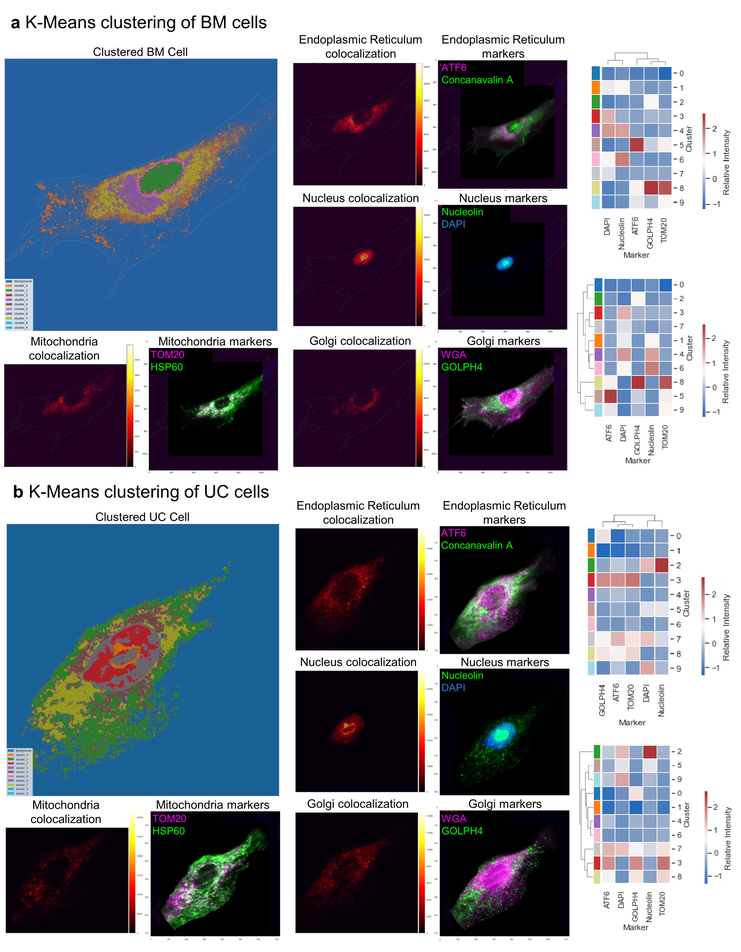
#> input picture Criteria Testing/data/Figure 10.tiff, 741 x 952 px, shrunk from 2100 x 2700 before the run; its folder holds only this picture in this run
$ jupyter execute 03_pixelCountScore.ipynb
#> lines starting #> are read from the running program, lines starting #| are printed output that depends on the picture
# Creating Pixel Count Baseline Measurements

## Importing all of the needed libraries

[cell 1]
import os
from PIL import Image
import pathlib
import numpy as np
import pandas as pd
import matplotlib.pyplot as plt
import cv2

curPlace = os.getcwd()
Place = curPlace + '\data'
placePath = pathlib.Path(Place)
allFiles = list(placePath.iterdir())

## Counting all of the Pixels in each Image

[cell 2]
nameList = np.array(['Name'])
totalPixCount = np.array([1,1,1])

for i in allFiles:
    curImage = Image.open(i)
#> curImage is the input picture: PIL image 741x952 RGB; mean R, G, B 120.3, 126.5, 140
    pathString = str(i)
    ind = pathString.find('Figure')
    length = len(pathString)
    name = pathString[ind:length]

    ind = name.find('.')
    name = np.array(name[0:ind])
    nameList = np.vstack((nameList, name))

    size = curImage.size
#> size = (741, 952)
    width = size[0]
#> width = 741
    height = size[1]
#> height = 952
    pix = curImage.load()

    whitePix = 0
    nonWhitePix = 0
    j = 0

    while j < width:
        z = 0
        while z < height:
            curPix = pix[j,z]

            if (curPix[0] >= 250) & (curPix[1] >= 250) & (curPix[2] >= 250):
                whitePix = whitePix + 1
            else:
                nonWhitePix = nonWhitePix + 1
            z = z + 1
        j = j + 1
#> after the loop, j = 741; nonWhitePix = 477539; whitePix = 227893

    pixArr = np.array([whitePix, nonWhitePix, whitePix + nonWhitePix])
#> pixArr = [227893, 477539, 705432]
    totalPixCount = np.vstack((totalPixCount, pixArr))
#> totalPixCount = [[1, 1, 1], [227893, 477539, 705432]]


size = totalPixCount.shape
#> size = (2, 3)
totalPixCount = totalPixCount[1:size[0],:]
#> totalPixCount = [[227893, 477539, 705432]]
size = nameList.shape
nameList = nameList[1:size[0],:]

## Obtaining the Pixel Percentages

[cell 3]
size = totalPixCount.shape
#> size = (1, 3)
rows = size[0]
#> rows = 1

i = 0

Percents = np.array([1,1])

while i < rows:
    curImgCount = totalPixCount[i]
    whitePixPercent = curImgCount[0]/curImgCount[2]
    nonWhitePixPercent = curImgCount[1]/curImgCount[2]

    curPercents = np.array([whitePixPercent,nonWhitePixPercent])
    Percents = np.vstack((Percents,curPercents))

    i = i + 1
#> this loop made 1 pass
#> (curImgCount, whitePixPercent, nonWhitePixPercent, Percents) on pass 1: ([227893, 477539, 705432], 0.323, 0.677, [[1, 1], [0.323, 0.677]])
#> after the loop, i = 1

size = Percents.shape
#> size = (2, 2)
Percents = Percents[1:size[0],:]
#> Percents = [[0.323, 0.677]]

## Creating the Spreadsheets and Figure Outputs Directory if it does not Exist

[cell 4]
current_directory = os.getcwd()

# Combine current directory path with the desired directory name
new_directory_path = current_directory + '\\spreadsheets'

# Check if the directory exists
if not os.path.exists(new_directory_path):
    # Create the directory if it doesn't exist
    os.makedirs(new_directory_path)

[cell 5]
current_directory = os.getcwd()

# Combine current directory path with the desired directory name
new_directory_path = current_directory + '\\figure outputs'

# Check if the directory exists
if not os.path.exists(new_directory_path):
    # Create the directory if it doesn't exist
    os.makedirs(new_directory_path)

## Sending the Information into an excel file for later user

[cell 6]
WhiteData = pd.DataFrame(Percents[:,0], columns = [ "White Pixel Percent"])
#> WhiteData = table of 1 rows and 1 columns
NonWhiteData = pd.DataFrame(Percents[:,1], columns = [ "Non-White Pixel Percentage"])
#> NonWhiteData = table of 1 rows and 1 columns
nameData = pd.DataFrame(nameList, columns = ["Figure Number"])
outWhiteData = pd.concat([nameData,WhiteData], axis =1, join = "inner")
#> outWhiteData = table of 1 rows and 2 columns
outNonWhiteData = pd.concat([nameData, NonWhiteData], axis = 1, join = "inner")
#> outNonWhiteData = table of 1 rows and 2 columns
outWhiteData.to_excel(curPlace + '\spreadsheets\WhitePercents.xlsx')
outNonWhiteData.to_excel(curPlace + '\spreadsheets\WhiteNonPercents.xlsx')

## Visualizing all of the White Pixels

[cell 7]
size = Percents.shape
#> size = (1, 2)
rows = size[0]

WhitePixPercents = Percents[0:rows,0]
#> WhitePixPercents = [0.323]

plt.hist(WhitePixPercents)
plt.xlabel('White Pixel Count')
plt.ylabel('Counts')
plt.title('White Pixel Percentages Histogram')
plt.savefig(os.getcwd() + '\\figure outputs\\White Pixel Percentages Histogram.png')
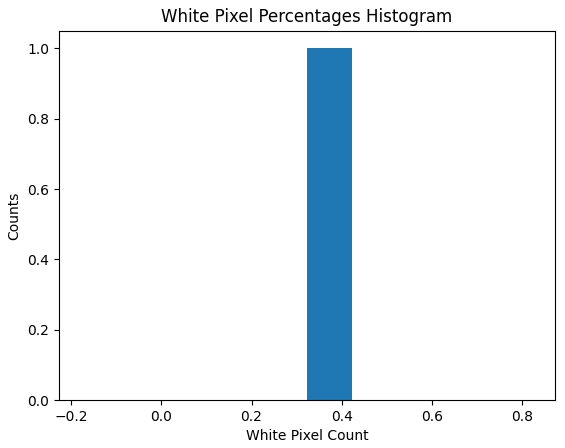
#> figure drawn by matplotlib, 1 panel; tallest bar 1 high, from x = 0.323 to 0.423

## Visualizing all of the non-White Pixels

[cell 8]
nonWhitePercents = Percents[0:rows,1]
#> nonWhitePercents = [0.677]

plt.hist(nonWhitePercents)
plt.xlabel('Non-white Pixel Count')
plt.ylabel('Counts')
plt.title('Non-white Pixel Percentages Histogram')
plt.savefig(os.getcwd() + '\\figure outputs\\Non White Pixel Percentages Histogram.png')
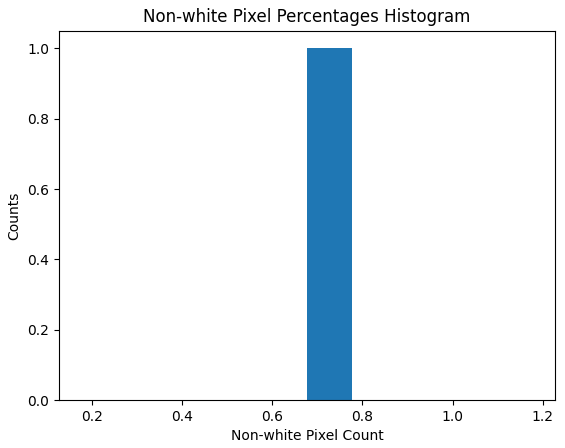
#> figure drawn by matplotlib, 1 panel; tallest bar 1 high, from x = 0.677 to 0.777

## Finding the Image with the Highest Percentage

[cell 9]
i = 0
init = 0

size = Percents.shape

while i < size[0]:
    curVal = Percents[i,0]

    if curVal >= init:
        init = curVal
        maxidx = i
    i = i + 1
#> this loop made 1 pass
#> (curVal, init) on pass 1: (0.323, 0.323)
#> after the loop, i = 1; init = 0.323; maxidx = 0

## Finding the Image with the Lowest Percentage

[cell 10]
i = 0
init = 1

size = Percents.shape

while i < size[0]:
    curVal = Percents[i,0]

    if curVal <= init:
        init = curVal
        minidx = i
    i = i + 1
#> after the loop, i = 1; init = 0.323; minidx = 0

## Showing the Images together

[cell 11]
minImgPath = str(allFiles[minidx])
maxImgPath = str(allFiles[maxidx])

minImg = cv2.imread(minImgPath)
minImg = cv2.cvtColor(minImg, cv2.COLOR_BGR2RGB)
maxImg = cv2.imread(maxImgPath)
maxImg = cv2.cvtColor(maxImg, cv2.COLOR_BGR2RGB)

plt.subplot(1,2,1)
plt.imshow(minImg)
plt.title('Minimum White Pixels')
plt.axis('off')
plt.subplot(1,2,2)
plt.imshow(maxImg)
plt.title('Maximum White Pixels')
plt.axis('off')
plt.savefig(os.getcwd() + '\\figure outputs\\Min and Max White Pixels.png')
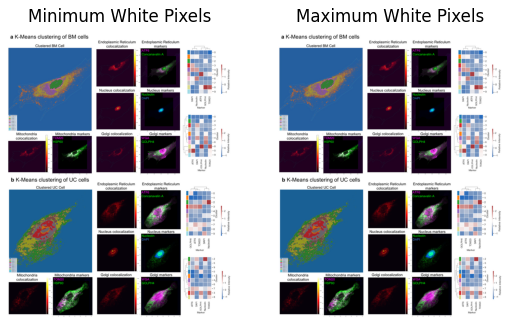
#> figure drawn by matplotlib, 2 panels

## Showing what the Algorithm Considered "White Space"

[cell 12]
curImage = cv2.imread(minImgPath)
curImage = cv2.cvtColor(curImage, cv2.COLOR_BGR2RGB)

size = curImage.shape
#> size = (952, 741, 3)
width = size[0]
height = size[1]
pix = curImage

whitePix = 0
nonWhitePix = 0
j = 0

while j < width:
    z = 0
    while z < height:
        curPix = pix[j,z]

        if (curPix[0] >= 250) & (curPix[1] >= 250) & (curPix[2] >= 250):
            pix[j,z] = (255,0,0)

        z = z + 1
    j = j + 1
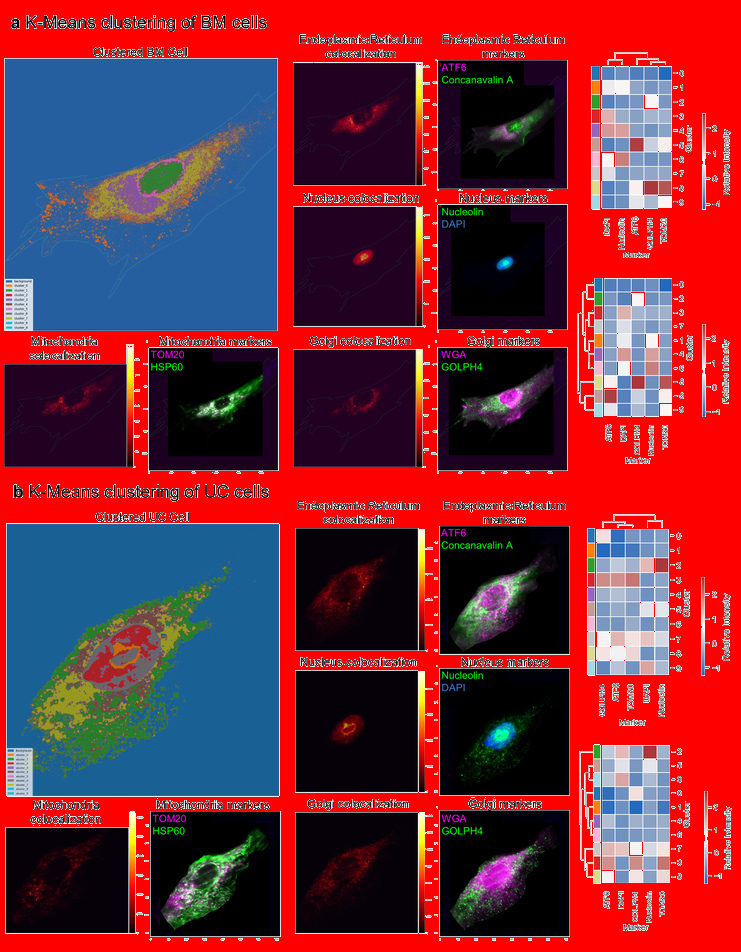
#> pix: shape (952, 741, 3); mean R, G, B 120.4, 44.2, 57.7
#> after the loop, j = 952

curImage = cv2.imread(maxImgPath)
curImage = cv2.cvtColor(curImage, cv2.COLOR_BGR2RGB)

size = curImage.shape
width = size[0]
height = size[1]
pix2 = curImage

whitePix = 0
nonWhitePix = 0
j = 0

while j < width:
    z = 0
    while z < height:
        curPix = pix2[j,z]

        if (curPix[0] >= 250) & (curPix[1] >= 250) & (curPix[2] >= 250):
            pix2[j,z] = (255,0,0)

        z = z + 1
    j = j + 1
#> after the loop, j = 952

plt.subplot(1,2,1)
plt.imshow(pix)
plt.title('Minimum Marked White Locations', fontsize = 10)
plt.axis('off')
plt.subplot(1,2,2)
plt.imshow(pix2)
plt.title('Maximum Marked White Locations', fontsize = 10)
plt.axis('off')
plt.savefig(os.getcwd() + '\\figure outputs\\Marked White Pixel Locations.png')
